Frame 1 (no input): blank canvas, image omitted
Frame 60 (no input): blank canvas, image omitted
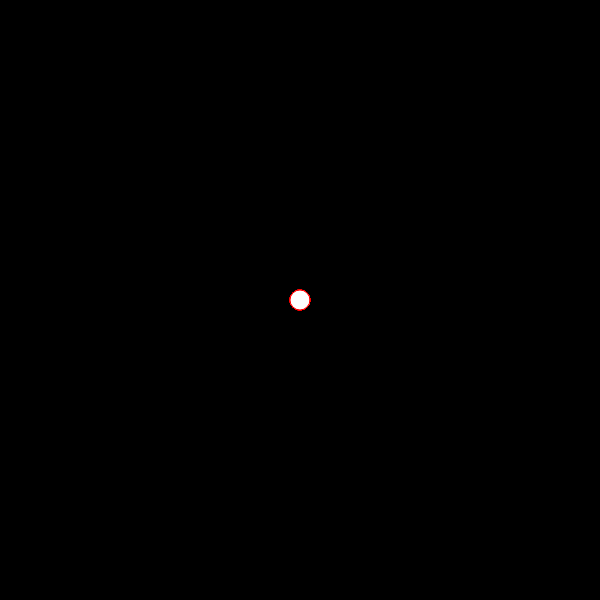
Frame 120 (the mouse pressed at the canvas centre since frame 60)

The p5.js sketch whose frames 1 and 60 were blank and that drew this single picture after the mouse press (run headless with seeded random() and noise() and a simulated clock; from frame 60 on, the mouse is pressed at the canvas centre):

// p5.js sketch
// ── sketch.js
function setup() {
  createCanvas(600, 600);
  background('black')
}

function draw() {
  stroke('red')
  
  if(mouseIsPressed){
    circle(mouseX, mouseY, 20)
  }
}
